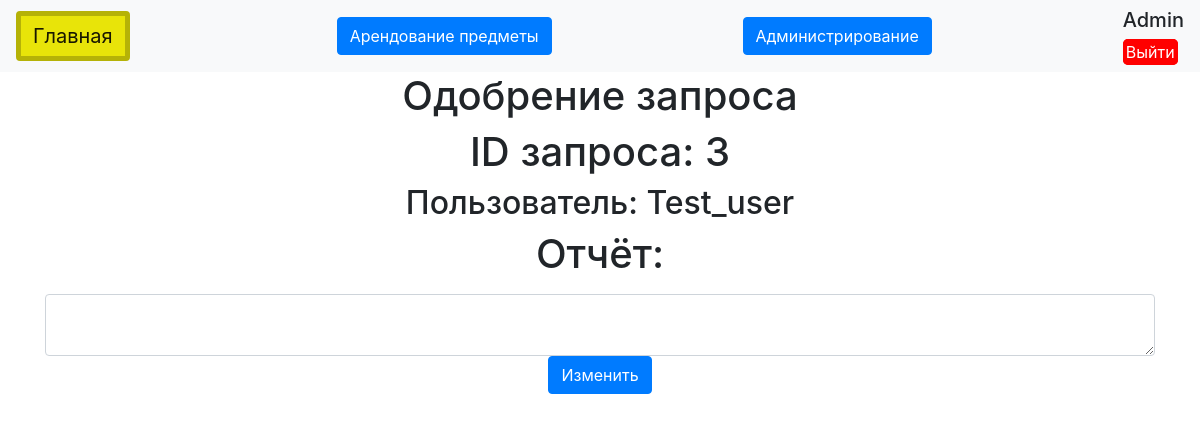
/report_request/3 (signed in), run on the app's committed database.
### data/users.py (models this page shows, shortened)
class Users(SqlAlchemyBase, UserMixin):
    __tablename__ = 'users'
    id = sqlalchemy.Column(sqlalchemy.Integer, primary_key=True, autoincrement=True)
    name = sqlalchemy.Column(sqlalchemy.String, nullable=True)
    about = sqlalchemy.Column(sqlalchemy.String, nullable=True)
    email = sqlalchemy.Column(sqlalchemy.String, index=True, unique=True, nullable=True)
    hashed_password = sqlalchemy.Column(sqlalchemy.String, nullable=True)
    user_access = sqlalchemy.Column(sqlalchemy.String, default='admin', nullable=True)
    password = sqlalchemy.Column(sqlalchemy.String, nullable=True)
    asortiment = orm.relationship("Asortiment", back_populates='users')

### data/news.py (models this page shows)
class Request(SqlAlchemyBase):
    __tablename__ = 'request'
    id = sqlalchemy.Column(sqlalchemy.Integer, primary_key=True, autoincrement=True)
    description = sqlalchemy.Column(sqlalchemy.String)
    date_start = sqlalchemy.Column(sqlalchemy.String)
    date_end = sqlalchemy.Column(sqlalchemy.String)
    approved = sqlalchemy.Column(sqlalchemy.Boolean)
    type = sqlalchemy.Column(sqlalchemy.String, nullable=True)
    id_user = sqlalchemy.Column(sqlalchemy.Integer, sqlalchemy.ForeignKey("users.id"))
    name_user = sqlalchemy.Column(sqlalchemy.String)
    user = orm.relationship('Users')
    id_item = sqlalchemy.Column(sqlalchemy.Integer, sqlalchemy.ForeignKey("asortiment.id"))
    asortiment = orm.relationship("Asortiment")

### main.py (the view)
@app.route("/report_request/<int:id_request>", methods=['GET', 'POST'])
@login_required
def report_request(id_request):
    if current_user.user_access == "baned":
        abort(404)
    elif current_user.user_access == "User":
        return redirect("/")
    else:
        form = RequestForm()
        db_sess = db_session.create_session()
        request = db_sess.query(Request).filter_by(id=id_request).first()
        if form.validate_on_submit():
            db_sess.query(Request).filter_by(id=id_request).update({'description': form.description.data,})
            db_sess.commit()
            print("soem")
            return redirect("/admin_panel")
        return render_template("reportR.html", form=form, request=request, title="Отзыв о аренде")

### forms/news.py
class RequestForm(FlaskForm):
    description = TextAreaField("Отчёт:")
    datetime_start = DateField('Начало аренды')
    datetime_end = DateField('Окончание аренды')
    confirmed = BooleanField('Одобрить?')
    submit = SubmitField("Арендовать")

### data/db_session.py (called while the page is built)
def create_session() -> Session:
    global __factory
    return __factory()

### main.py (called while the page is built)
@login_manager.user_loader
def load_user(user_id):
    db_sess = db_session.create_session()
    return db_sess.get(Users, user_id)

### templates/reportR.html (shortened to what this page needs)
{% extends "base.html" %}
{% block content %}
<div class="container">
    <div>
        <h1>Одобрение запроса</h1>
        <div class="cental">
            <h1>ID запроса:     {{ request.id }}</h1>
        </div>
        <div class="cental">
            <h2>Пользователь:   {{ request.user.name }}</h2>
        </div>
        <form action="" method="post" enctype="multipart/form-data">
        <div>
            <div>
                <h1 class="cental">{{ form.description.label }}</h1>
            </div>
            <div>
                {{ form.description(class="form-control") }}
            </div>
        </div>
        <div class="cental">
            {{ form.submit(type="submit", class="btn btn-primary", value="Изменить") }}
        </div>
        </form>
    </div>
</div>
{% endblock %}

### templates/base.html (shortened to what this page needs)
<!doctype html>
<html lang="en">
<head>
    <link rel="stylesheet"
          href="https://stackpath.bootstrapcdn.com/bootstrap/4.4.1/css/bootstrap.min.css"
>
    <link rel="stylesheet" href="{{ url_for('static', filename='styles/Styles.css') }}">
</head>
<body>
<header>
    <nav class="navbar navbar-light bg-light">
        <a class="btn navbar-brand borderSome backcolorV" href="/" >Главная</a>
        {% if current_user.user_access == 'admin' %}
        <div class="cental">
            <a href="/arrended" class="btn btn-primary">Арендование предметы</a>
        </div>
        <div class="cental">
            <a href="/admin_panel" class="btn btn-primary">Администрирование</a>
        </div>
        {% else %}
        <div class="cental">
            <a href="/arrended" class="btn btn-primary">Арендование предметы</a>
        </div>
        {% endif %}
        {% if current_user.is_authenticated %}
        <div>
            <h5>{{ current_user.name }}</h5>
            <a class="exit" href="/logout">Выйти</a>
        </div>
        {% else %}
            <p>
                <a class="btn btn-primary " href="/register">Зарегистрироваться</a>
                <a class="btn btn-success" href="/login">Войти</a>
            </p>
        {% endif %}
    </nav>
</header>
<main>
    {% block content %}{% endblock %}
</main>
</body>
</html>

### static/styles/Styles.css (style rules this page uses)
.exit { border:3px solid red; color: white; background-color: red; border-radius: 5px; }
h1 { text-align: center; }
.borderSome { border: 5px solid #b5b207; }
.cental { text-align: center; }
.backcolorV { background-color: #e8e409; color: white; }

### data on the page
Users: name "Admin"
Request: id "3"
Users: user.name "Test_user"
